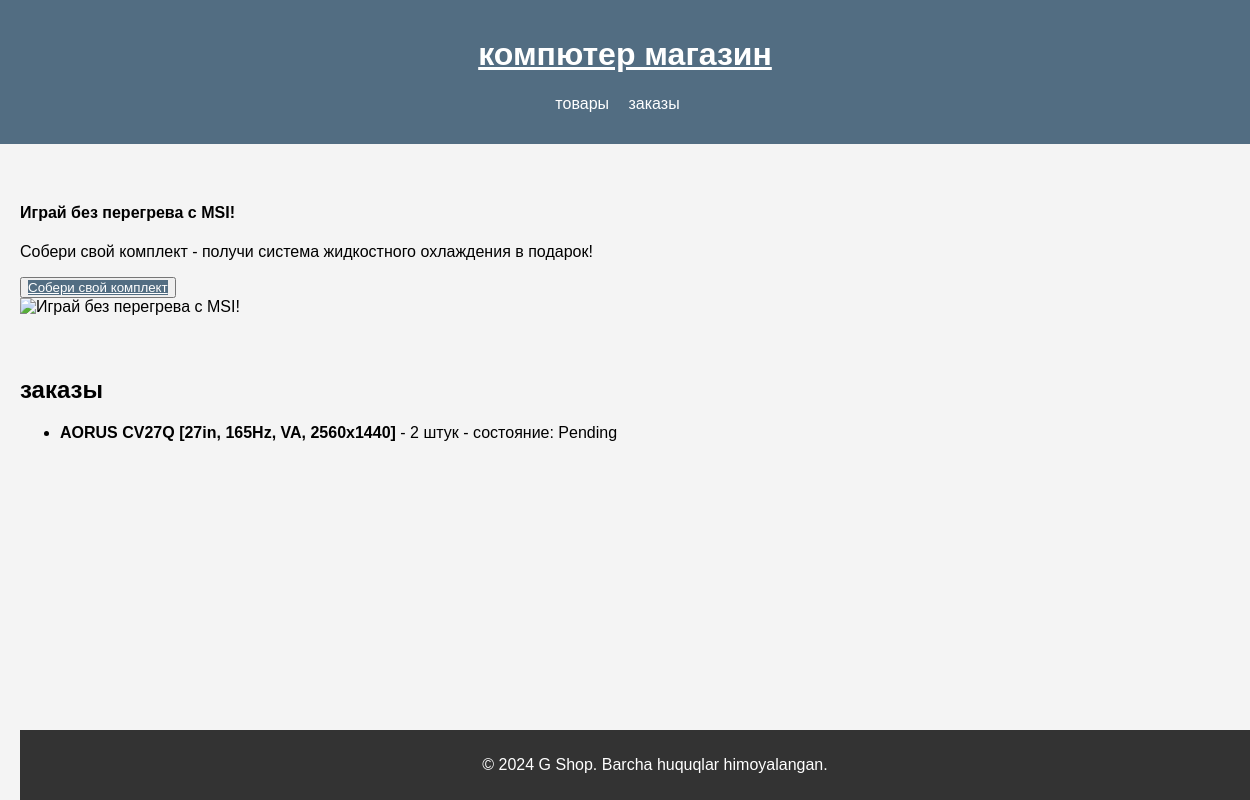
The page /orders/ (signed in) on the database as committed earlier.
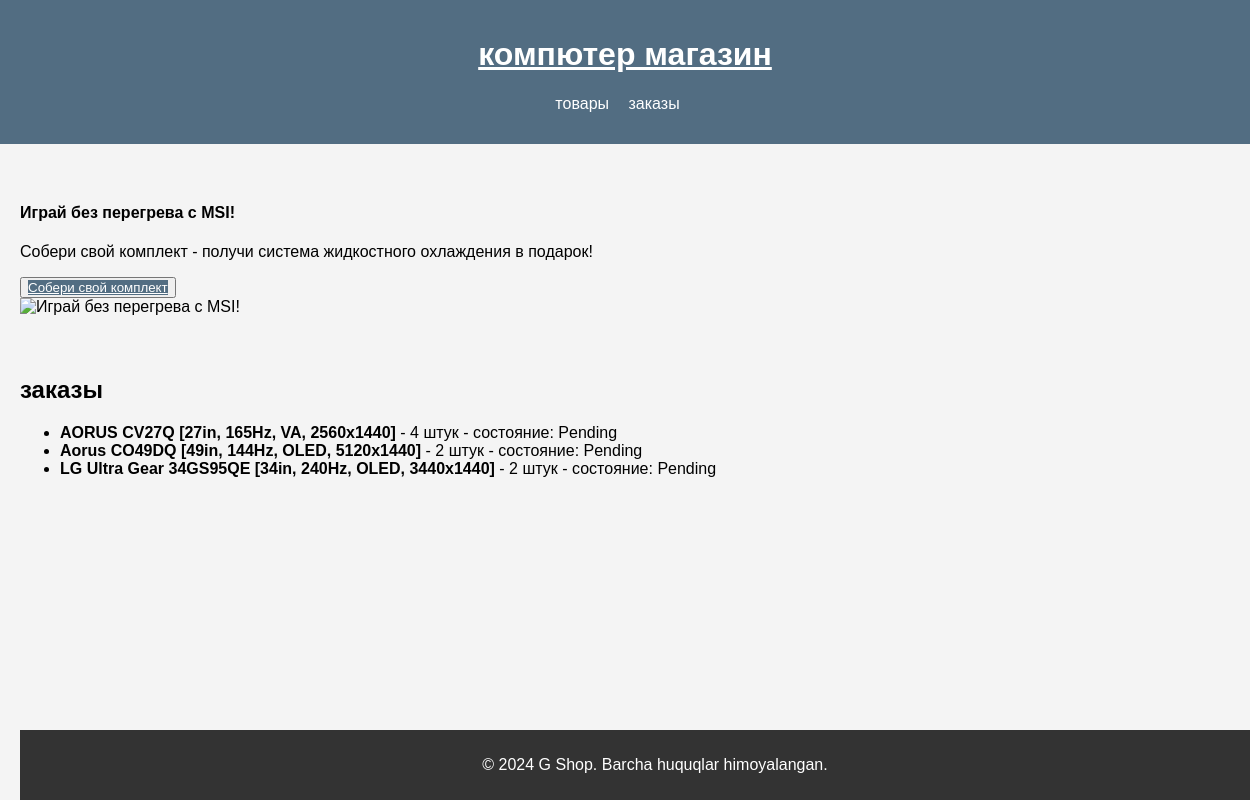
The same page on the database as committed later.
### shop/models.py (models this page shows, shortened)
class Order(models.Model):
    user = models.ForeignKey(User, on_delete=models.CASCADE)  # Buyurtmani qilgan foydalanuvchi
    product = models.ForeignKey(Product, on_delete=models.CASCADE)  # Buyurtma qilingan mahsulot
    quantity = models.IntegerField(default=1)  # Buyurtma miqdori
    ordered_date = models.DateTimeField(auto_now_add=True)  # Buyurtma qilingan vaqt
    status = models.CharField(
        max_length=50,
        choices=[('Pending', 'Pending'), ('Shipped', 'Shipped'), ('Delivered', 'Delivered')],
        default='Pending'
    )  # Buyurtma holati

class Product(models.Model):
    name = models.CharField(max_length=200)  # Mahsulot nomi
    description = models.TextField(blank=True)  # Mahsulot tavsifi
    price = models.DecimalField(max_digits=10, decimal_places=2)  # Mahsulot narxi
    stock = models.IntegerField()  # Ombordagi mahsulotlar soni
    category = models.ForeignKey(Category, on_delete=models.CASCADE)  # Mahsulot kategoriyasi
    image = models.ImageField(upload_to='product_images/', blank=True, null=True)  # Mahsulot rasmi

### shop/views.py (the view)
# urls.py: path('orders/', views.order_list, name='order_list'),  # Foydalanuvchining buyurtmalari ro'yxati
@login_required
def order_list(request):
    orders = Order.objects.filter(user=request.user)  # Foydalanuvchining barcha buyurtmalarini olish
    return render(request, 'order_list.html', {'orders': orders})

### templates/order_list.html (shortened to what this page needs)
{% extends 'base.html' %}
{% block content %}
<h2>заказы</h2>
<ul>
    {% for order in orders %}
    <li>
        <strong>{{ order.product.name }}</strong> - {{ order.quantity }} штук - состояние: {{ order.status }}
    </li>
    {% endfor %}
</ul>
<footer>
    <p>&copy; 2024 G Shop. Barcha huquqlar himoyalangan.</p>
</footer>
{% endblock %}

Rows that differ between the two databases and show on the page:
changed Order "AORUS CV27Q [27in, 165Hz, VA, 2560x1440]": quantity "2" → "4"
added Order: product.name "Aorus CO49DQ [49in, 144Hz, OLED, 5120x1440]", quantity "2", status "Pending"
added Order: product.name "LG Ultra Gear 34GS95QE [34in, 240Hz, OLED, 3440x1440]", quantity "2", status "Pending"
